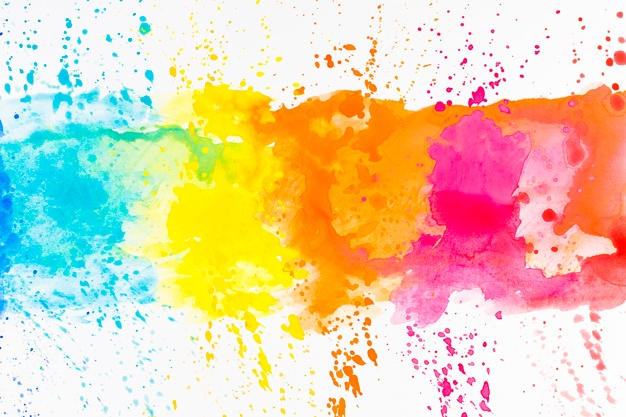
//> input picture Filters/Pictures/123.jpg, 626 x 417 px
$ ./NetWork_C__   (built with g++ and OpenCV 4)
//> lines starting //> are read from the running program, lines starting //| are printed output that depends on the picture; after the words box and inside, x2 and y2 are one past the last pixel; in counts of white or black regions, pixels touching at a corner belong together
### NetWork_C++/NetWork_C++/Cluster.h
#pragma once
#include <vector>
#include <opencv2\core.hpp>

using namespace std;

#define MAX_ITER 5
#define CLUSTER_N 7

struct POINT
{
	int _x, _y;
	int _r, _g, _b;
	float _lambda_1, _lambda_2;
	POINT();
	void setValues(int x, int y, float lambda_1, float lambda_2);
	float getMin();
	~POINT();
};

class Cluster
{
private:
	vector<POINT> _cluster;
	int _X_center;
	int _Y_center;
	POINT _Center;
public:
	Cluster();
	void setPOINT(POINT point);
	void setCenter(POINT point);
	void deleteElements();
	POINT getPOINT(int iterator);
	POINT getCenter();
	static POINT * kMeans(vector <int> data_x, vector <int> data_y, Cluster * cluster);
	static POINT * kMeansImage(IplImage * image, Cluster * cluster);
	int getCenter_x();
	int getCenter_y();
	int getSize();
	~Cluster();
};

### NetWork_C++/NetWork_C++/Neuron.h
#pragma once

enum Weights {
	weight_1,
	weight_2,
	weight_3
};

struct Neuron
{
	float *_weight;
	float _bias;
	float _value;

	Neuron();
	void setWeight(float * weight);
	void setBias(float bias);
	void feedForward(float * input_data, int input_size);
	void feedForward(Neuron * input_data, int input_size);
	~Neuron();
};

### NetWork_C++/NetWork_C++/NetWork.h
#pragma once
#include "Neuron.h"

struct NeuralNetwork
{
	Neuron * _data_layer_1;
	Neuron * _data_layer_2;
	Neuron * _data_layer_3;

	NeuralNetwork();
	NeuralNetwork(Neuron *layer_1, Neuron * layer_2, Neuron * layer_3);
	void defineLayer(float * input_data, float ** weight, int layer_size, int input_size, int layer_Number);
	void defineLayer(Neuron * input_data, float ** weight, int layer_size, int input_size, int layer_Number);
	float ** Weight(Weights type);

	~NeuralNetwork();
};

### NetWork_C++/NetWork_C++/pch.h
// Tips for Getting Started:
//   1. Use the Solution Explorer window to add/manage files
//   2. Use the Team Explorer window to connect to source control
//   3. Use the Output window to see build output and other messages
//   4. Use the Error List window to view errors
//   5. Go to Project > Add New Item to create new code files, or Project > Add Existing Item to add existing code files to the project
//   6. In the future, to open this project again, go to File > Open > Project and select the .sln file

#ifndef PCH_H
#define PCH_H

// TODO: add headers that you want to pre-compile here

#endif //PCH_H

### NetWork_C++/NetWork_C++/Cluster.cpp
#include "pch.h"
#include "Cluster.h"
#include <iostream>
#include <time.h>

POINT::POINT()
{
	this->_x = 0;
	this->_y = 0;
	this->_lambda_1 = 0;
	this->_lambda_2 = 0;
}

// [15 lines left out: functions setValues, getMin, not called in this run]

POINT::~POINT() { }

Cluster::Cluster()
{
	this->_cluster = {};
	this->_X_center = 0;
	this->_Y_center = 0;
}


int Cluster::getSize()
{
	return this->_cluster.size();
}

POINT Cluster::getPOINT(int iterator)
{
	return _cluster[iterator];
}

POINT Cluster::getCenter()
{
	return this->_Center;
}

// [100 lines left out: function kMeans, not called in this run]

/*
POINT * Cluster::kMeansImage(IplImage * image, Cluster * cluster)
{
	int h = image->height;
	int w = image->width;

	CvMat* img = cvCreateMat(h, w, CV_32FC3);
	cvConvert(image, img);

	POINT * center = new POINT[CLUSTER_N];

	for (int i = 0; i < CLUSTER_N; i++)
	{
		center[i]._x = rand() % image->width;
		center[i]._y = rand() % image->height;
		center[i]._r = 0;
		center[i]._g = 0;
		center[i]._b = 0;

		cluster[i].setCenter(center[i]);
	}
	for (int iter = 0; iter < MAX_ITER; iter++)
	{

		for (int i = 0; i < CLUSTER_N; i++)
			cluster[i].deleteElements();

		for (int i = 0; i < h; i++)
		{
			for (int j = 0; j < w; j++)
			{
				int r_c = cluster[0].getCenter()._r;
				int g_c = cluster[0].getCenter()._g;
				int b_c = cluster[0].getCenter()._b;

				int _cl = 0;

				int im_b = cvGet2D(img, i, j).val[0];
				int im_g = cvGet2D(img, i, j).val[1];
				int im_r = cvGet2D(img, i, j).val[2];

				float min = sqrt(pow(b_c - im_b, 2) + pow(g_c - im_g, 2) + pow(r_c - im_r, 2));

				for (int k = 1; k < CLUSTER_N; k++)
				{
					if (sqrt(pow(cluster[k].getCenter()._b - im_b, 2) + pow(cluster[k].getCenter()._g - im_g, 2) + pow(cluster[k].getCenter()._r - im_r, 2)) < min)
					{
						min = sqrt(pow(cluster[k].getCenter()._b - im_b, 2) + pow(cluster[k].getCenter()._g - im_g, 2) + pow(cluster[k].getCenter()._r - im_r, 2));
						_cl = k;
					}
				}

				POINT p = POINT();

				p._x = j;
				p._y = i;
				p._b = im_b;
				p._g = im_g;
				p._r = im_r;

				cluster[_cl].setPOINT(p);
			}
		}

		for (int i = 0; i < CLUSTER_N; i++)
		{
			int x_mean = 0;
			int y_mean = 0;

			for (int j = 0; j < cluster[i].getSize(); j++)
			{
				x_mean += cluster[i].getPOINT(j)._x;
				y_mean += cluster[i].getPOINT(j)._y;
			}

			try
			{
				if (cluster[i].getSize() == 0)
					throw "ERROR";

				x_mean = int(x_mean / cluster[i].getSize());
				y_mean = int(y_mean / cluster[i].getSize());
			}
			catch (const char * massage)
			{
				cout << massage;
			}

			POINT p_new = POINT();
			p_new._x = x_mean;
			p_new._y = y_mean;

			cluster[i].setCenter(p_new);

		}

		for (int i = 0; i < CLUSTER_N; i++)
		{
			center[i]._x = cluster[i].getCenter_x();
			center[i]._y = cluster[i].getCenter_y();
		}
	}
	return center;
}

*/

POINT * Cluster::kMeansImage(IplImage * image, Cluster * cluster)
{
	int h = image->height;
	int w = image->width;

	CvMat* img = cvCreateMat(h, w, CV_32FC3);
	cvConvert(image, img);

	POINT * center = new POINT[CLUSTER_N];

	/*
	int x_0 = 10;
	int y_0 = 10;
	center[0]._x = x_0;
	center[0]._y = y_0;
	center[0]._r = cvGet2D(img, y_0, x_0).val[0];
	center[0]._g = cvGet2D(img, y_0, x_0).val[1];
	center[0]._b = cvGet2D(img, y_0, x_0).val[2];
	cluster[0].setCenter(center[0]);

	int x_1 = 250;
	int y_1 = 100;
	center[1]._x = 250;
	center[1]._y = 100;
	center[1]._r = cvGet2D(img, y_1, x_1).val[0];
	center[1]._g = cvGet2D(img, y_1, x_1).val[1];
	center[1]._b = cvGet2D(img, y_1, x_1).val[2];
	cluster[1].setCenter(center[1]);

	int x_2 = 300;
	int y_2 = 300;
	center[2]._x = x_2;
	center[2]._y = y_2;
	center[2]._r = cvGet2D(img, y_2, x_2).val[0];
	center[2]._g = cvGet2D(img, y_2, x_2).val[1];
	center[2]._b = cvGet2D(img, y_2, x_2).val[2];
	cluster[2].setCenter(center[2]);
	*/

	for (int i = 0; i < CLUSTER_N; i++)
	{
		//srand(time(0));
		int x = rand() % image->width;
		int y = rand() % image->height;
		center[i]._x = x;
		center[i]._y = y;
		center[i]._r = cvGet2D(img, y, x).val[0];
		center[i]._g = cvGet2D(img, y, x).val[1];
		center[i]._b = cvGet2D(img, y, x).val[2];

		cluster[i].setCenter(center[i]);
	}


	for (int iter = 0; iter < MAX_ITER; iter++)
	{
		for (int i = 0; i < CLUSTER_N; i++)
			cluster[i].deleteElements();

		for (int i = 0; i < h; i++)
		{
			for (int j = 0; j < w; j++)
			{
				int r_c = cluster[0].getCenter()._r;
				int g_c = cluster[0].getCenter()._g;
				int b_c = cluster[0].getCenter()._b;

				int _cl = 0;

				int im_b = cvGet2D(img, i, j).val[0];
				int im_g = cvGet2D(img, i, j).val[1];
				int im_r = cvGet2D(img, i, j).val[2];

				float min = sqrt(pow(b_c - im_b, 2) + pow(g_c - im_g, 2) + pow(r_c - im_r, 2));

				for (int k = 1; k < CLUSTER_N; k++)
				{
					if (sqrt(pow(cluster[k].getCenter()._b - im_b, 2) + pow(cluster[k].getCenter()._g - im_g, 2) + pow(cluster[k].getCenter()._r - im_r, 2)) < min)//Problem with center
					{
						min = sqrt(pow(cluster[k].getCenter()._b - im_b, 2) + pow(cluster[k].getCenter()._g - im_g, 2) + pow(cluster[k].getCenter()._r - im_r, 2));
						_cl = k;
					}
				}

				POINT p = POINT();

				p._x = j;
				p._y = i;
				p._b = im_b;
				p._g = im_g;
				p._r = im_r;

				cluster[_cl].setPOINT(p);
			}
		}

		for (int i = 0; i < CLUSTER_N; i++)
		{
			int r_mean = 0;
			int g_mean = 0;
			int b_mean = 0;
			int x_mean = 0;
			int y_mean = 0;

			for (int j = 0; j < cluster[i].getSize(); j++)
			{
				x_mean += cluster[i].getPOINT(j)._x;
				y_mean += cluster[i].getPOINT(j)._y;
				r_mean += cluster[i].getPOINT(j)._r;
				g_mean += cluster[i].getPOINT(j)._g;
				b_mean += cluster[i].getPOINT(j)._b;
			}

			try
			{
				if (cluster[i].getSize() == 0)
					throw "ERROR";

				x_mean = int(x_mean / cluster[i].getSize());
				y_mean = int(y_mean / cluster[i].getSize());
				r_mean = int(r_mean / cluster[i].getSize());
				g_mean = int(g_mean / cluster[i].getSize());
				b_mean = int(b_mean / cluster[i].getSize());
			}
			catch (const char * massage)
			{
				cout << massage;
			}

			POINT p_new = POINT();
			p_new._x = x_mean;
			p_new._y = y_mean;
			p_new._r = r_mean;
			p_new._g = g_mean;
			p_new._b = b_mean;

			cluster[i].setCenter(p_new);

		}

		for (int i = 0; i < CLUSTER_N; i++)
		{
			center[i]._x = cluster[i].getCenter()._x;
			center[i]._y = cluster[i].getCenter()._y;
			center[i]._r = cluster[i].getCenter()._r;
			center[i]._g = cluster[i].getCenter()._g;
			center[i]._b = cluster[i].getCenter()._b;
		}
	}

	return center;
}

// [9 lines left out: functions getCenter_x, getCenter_y, not called in this run]

void Cluster::setCenter(POINT point)
{
	_X_center = point._x;
	_Y_center = point._y;
	this->_Center = point;
}

void Cluster::deleteElements()
{
	this->_cluster.erase(this->_cluster.begin(), this->_cluster.end());
}

void Cluster::setPOINT(POINT point)
{
	_cluster.push_back(point);
}

Cluster::~Cluster()
{
	this->_cluster.erase(this->_cluster.begin(), this->_cluster.end());
}

### NetWork_C++/NetWork_C++/NetWork_C++.cpp
#include "pch.h"
#include <iostream>
#include <fstream>
#include <opencv2\core.hpp>
#include <opencv2\highgui.hpp>
#include <opencv2\imgcodecs.hpp>
#include "opencv2\imgproc\imgproc.hpp"
#include "opencv2\shape.hpp"
#include "opencv2\highgui\highgui.hpp"
#include "opencv2\video.hpp"
#include "NetWork.h"
#include "Cluster.h"
#include "time.h"

/*
	IplImage * image = nullptr;
	image = cvLoadImage("C:/Users/dimap/source/repos/FIlters/Pictures/ordos.jpg");

	int h = image->height, w = image->width;
	float *data = Gray(image);

	int in_size = 9;
	int layer_size_1 = 8;
	int layer_size_2 = 12;
	int layer_size_3 = 3;

	int layer = 0;

	POINT * point = new POINT[(h - 2) * (w - 2)];

	Cluster cluster1 = Cluster();
	Cluster cluster2 = Cluster();
	Cluster cluster3 = Cluster();

	Neuron * layer_1 = new Neuron[layer_size_1];
	Neuron * layer_2 = new Neuron[layer_size_2];
	Neuron * layer_3 = new Neuron[layer_size_3];

	NeuralNetwork netWork = NeuralNetwork(layer_1, layer_2, layer_3);

	float ** w_1 = netWork.Weight(weight_1);
	float ** w_3 = netWork.Weight(weight_3);

	for (int i = 0; i < h - 2; i++)
	{
		for (int j = 0; j < w - 2; j++)
		{
			float *input_data = new float[9];
			for (int k = 0; k < 3; k++)
				for (int l = 0; l < 3; l++)
					input_data[k * 3 + l] = data[(i * w + j) + (k * w + l)];

			try
			{
				netWork.defineLayer(input_data, w_1, layer_size_1, in_size, layer = 1);
			}
			catch (const char* massage)
			{
				cout << massage << endl;
			}

			float ** w_2 = netWork.Weight(weight_2);

			try
			{
				netWork.defineLayer(netWork._data_layer_1, w_2, layer_size_2, layer_size_1, layer = 2);
			}
			catch (const char* massage)
			{
				cout << massage << endl;
			}

			try
			{
				netWork.defineLayer(netWork._data_layer_2, w_3, layer_size_3, layer_size_2, layer = 3);
			}
			catch (const char* massage)
			{
				cout << massage << endl;
			}

			float a11 = netWork._data_layer_3[0]._value;
			float a12 = netWork._data_layer_3[1]._value;
			float a22 = netWork._data_layer_3[2]._value;

			float lambda_1 = 0.5 * (a11 + a22) + sqrt(pow(((a11 + a22) / 2), 2) - (a11 * a22 - a12 * a12));
			float lambda_2 = 0.5 * (a11 + a22) - sqrt(pow(((a11 + a22) / 2), 2) - (a11 * a22 - a12 * a12));

			point[i * (w - 2) + j].setValues(j, i, lambda_1, lambda_2);

			if (point[i * (w - 2) + j].getMin() < 30)
				cluster1.setPOINT(point[i * (w - 2) + j]);
			else
			{
				POINT empty_point = POINT();
				cluster1.setPOINT(empty_point);
			}

			if ((point[i * (w - 2) + j].getMin() >= 30) && (point[i * (w - 2) + j].getMin() < 200))
				cluster2.setPOINT(point[i * (w - 2) + j]);
			else
			{
				POINT empty_point = POINT();
				cluster2.setPOINT(empty_point);
			}

			if (point[i * (w - 2) + j].getMin() >= 200)
				cluster3.setPOINT(point[i * (w - 2) + j]);
			else
			{
				POINT empty_point = POINT();
				cluster3.setPOINT(empty_point);
			}
		}
	}

	cout << cluster1.getCenter_x() << endl;

	netWork.~NeuralNetwork();

	IplImage * cluster_1 = Color(cluster1, h - 2, w - 2);
	IplImage * cluster_2 = Color(cluster2, h - 2, w - 2);
	IplImage * cluster_3 = Color(cluster3, h - 2, w - 2);

	cvShowImage("G0", cluster_1);
	cvShowImage("G1", cluster_2);
	cvShowImage("G2", cluster_3);

	cvWaitKey();
	*/

using namespace std;

// [67 lines left out: functions Gray, Color, show_Data, not called in this run]

IplImage * Image_Centers(IplImage * img, POINT * point)
{

	int h = img->height;
	int w = img->width;

	CvMat* image = cvCreateMat(h, w, CV_32FC3);
	cvConvert(img, image);

	cv::Mat a(h, w, CV_8UC3, cvScalar(0, 0, 0));

	for (int i = 0; i < h; i++)
	{
		for (int j = 0; j < w; j++)
		{
			a.at<cv::Vec3b>(i, j)[0] = cvGet2D(image, i, j).val[0];
			a.at<cv::Vec3b>(i, j)[1] = cvGet2D(image, i, j).val[1];
			a.at<cv::Vec3b>(i, j)[2] = cvGet2D(image, i, j).val[2];
		}
	}

	for (int i = 0; i < CLUSTER_N; i++)
	{
		int x_c = point[i]._x;
		int y_c = point[i]._y;
		a.at<cv::Vec3b>(y_c, x_c)[0] = point[i]._r;
		a.at<cv::Vec3b>(y_c, x_c)[1] = point[i]._g;;
		a.at<cv::Vec3b>(y_c, x_c)[2] = point[i]._b;;

		cv::Point pt1(x_c - 50, y_c - 50);
		cv::Point pt2(x_c + 50, y_c + 50);
		cv::rectangle(a, pt1, pt2, cv::Scalar(255, 0, 0));
	}

	IplImage* result = cvCloneImage(&(IplImage)a);
	return result;
}

// [23 lines left out: function showClusters, not called in this run]

IplImage * showCl(Cluster * cluster, IplImage * image)
{
	cv::Mat img(image->height, image->width, CV_8UC3, cvScalar(0, 0, 0));

	for (int i = 0; i < CLUSTER_N; i++)
	{
		int first = rand() % 255;
		int second = rand() % 255;
		int third = rand() % 255;
		for (int j = 0; j < cluster[i].getSize(); j++)
		{
			int x = cluster[i].getPOINT(j)._x;
			int y = cluster[i].getPOINT(j)._y;

			img.at<cv::Vec3b>(y, x)[0] = first;
			img.at<cv::Vec3b>(y, x)[1] = second;;
			img.at<cv::Vec3b>(y, x)[2] = third;;
		}
	}

	for (int i = 0; i < CLUSTER_N; i++)
	{
		int x_c = cluster[i].getCenter()._x;
		int y_c = cluster[i].getCenter()._y;
		img.at<cv::Vec3b>(y_c, x_c)[0] = 0;
		img.at<cv::Vec3b>(y_c, x_c)[1] = 0;
		img.at<cv::Vec3b>(y_c, x_c)[2] = 0;
	}

	IplImage* result = cvCloneImage(&(IplImage)img);
	return result;
}


int main()
{
	/*
	IplImage * image = nullptr;
	image = cvLoadImage("C:/Users/dimap/source/repos/FIlters/Pictures/ordos.jpg");

	int h = image->height, w = image->width;
	float *data = Gray(image);

	int in_size = 9;
	int layer_size_1 = 8;
	int layer_size_2 = 12;
	int layer_size_3 = 3;

	int layer = 0;

	POINT * point = new POINT[(h - 2) * (w - 2)];

	Cluster cluster1 = Cluster();
	Cluster cluster2 = Cluster();
	Cluster cluster3 = Cluster();

	Neuron * layer_1 = new Neuron[layer_size_1];
	Neuron * layer_2 = new Neuron[layer_size_2];
	Neuron * layer_3 = new Neuron[layer_size_3];

	NeuralNetwork netWork = NeuralNetwork(layer_1, layer_2, layer_3);

	float ** w_1 = netWork.Weight(weight_1);
	float ** w_3 = netWork.Weight(weight_3);

	for (int i = 0; i < h - 2; i++)
	{
		for (int j = 0; j < w - 2; j++)
		{
			float *input_data = new float[9];
			for (int k = 0; k < 3; k++)
				for (int l = 0; l < 3; l++)
					input_data[k * 3 + l] = data[(i * w + j) + (k * w + l)];

			try
			{
				netWork.defineLayer(input_data, w_1, layer_size_1, in_size, layer = 1);
			}
			catch (const char* massage)
			{
				cout << massage << endl;
			}

			float ** w_2 = netWork.Weight(weight_2);

			try
			{
				netWork.defineLayer(netWork._data_layer_1, w_2, layer_size_2, layer_size_1, layer = 2);
			}
			catch (const char* massage)
			{
				cout << massage << endl;
			}

			try
			{
				netWork.defineLayer(netWork._data_layer_2, w_3, layer_size_3, layer_size_2, layer = 3);
			}
			catch (const char* massage)
			{
				cout << massage << endl;
			}

			float a11 = netWork._data_layer_3[0]._value;
			float a12 = netWork._data_layer_3[1]._value;
			float a22 = netWork._data_layer_3[2]._value;

			float lambda_1 = 0.5 * (a11 + a22) + sqrt(pow(((a11 + a22) / 2), 2) - (a11 * a22 - a12 * a12));
			float lambda_2 = 0.5 * (a11 + a22) - sqrt(pow(((a11 + a22) / 2), 2) - (a11 * a22 - a12 * a12));

			point[i * (w - 2) + j].setValues(j, i, lambda_1, lambda_2);

			if (point[i * (w - 2) + j].getMin() < 30)
				cluster1.setPOINT(point[i * (w - 2) + j]);
			else
			{
				POINT empty_point = POINT();
				cluster1.setPOINT(empty_point);
			}

			if ((point[i * (w - 2) + j].getMin() >= 30) && (point[i * (w - 2) + j].getMin() < 200))
				cluster2.setPOINT(point[i * (w - 2) + j]);
			else
			{
				POINT empty_point = POINT();
				cluster2.setPOINT(empty_point);
			}

			if (point[i * (w - 2) + j].getMin() >= 200)
				cluster3.setPOINT(point[i * (w - 2) + j]);
			else
			{
				POINT empty_point = POINT();
				cluster3.setPOINT(empty_point);
			}
		}
	}

	cout << cluster1.getCenter_x() << endl;

	netWork.~NeuralNetwork();

	IplImage * cluster_1 = Color(cluster1, h - 2, w - 2);
	IplImage * cluster_2 = Color(cluster2, h - 2, w - 2);
	IplImage * cluster_3 = Color(cluster3, h - 2, w - 2);

	cvShowImage("G0", cluster_1);
	cvShowImage("G1", cluster_2);
	cvShowImage("G2", cluster_3);

	cvWaitKey();
	*/

	/*
	vector<int> x;
	vector<int> y;

	fstream file;
	file.open("C:/Users/dimap/PythonProjects/123.csv", ios::in);

	string line;

	while (getline(file, line, '\n'))
	{
		string tempLine_1;
		string tempLine_2;
		for (int i = 0; i < line.size(); i++)
		{
			if (line[i] == ',')
			{
				for (int j = i + 1; j < line.size(); j++)
					tempLine_2 += line[j];
				break;

			}
			tempLine_1 += line[i];
		}
		x.push_back(int(atof(tempLine_1.c_str())) / 1000);

		if ((int(atof(tempLine_2.c_str())) / 10) > 1000)
			y.push_back(int(atof(tempLine_2.c_str())) / 1000);
		else
			y.push_back(int(atof(tempLine_2.c_str())) / 10);
	}

	file.close();

	Cluster * cluster = new Cluster[CLUSTER_N];
	POINT * point = new POINT[CLUSTER_N];

	point = Cluster::kMeans(x, y, cluster);

	IplImage * cluster_img = show_Data(x, y, point);
	cvShowImage("CLUSTER", cluster_img);

	IplImage * a = showClusters(cluster);
	cvShowImage("CLUS", a);
	*/


	IplImage * image = nullptr;
	image = cvLoadImage("C:/Users/dimap/source/repos/FIlters/Pictures/123.jpg");
//> image is the input picture: 417 rows x 626 cols, CV_8UC3; mean B, G, R 174.4, 207.6, 230.5

	POINT * point = new POINT[CLUSTER_N];
	Cluster * cluster = new Cluster[CLUSTER_N];

	point = Cluster::kMeansImage(image, cluster);

	IplImage * cluster_data = showCl(cluster, image);
//> after the loop in showCl, `for (int i = 0; i < CLUSTER_N; i++)`:
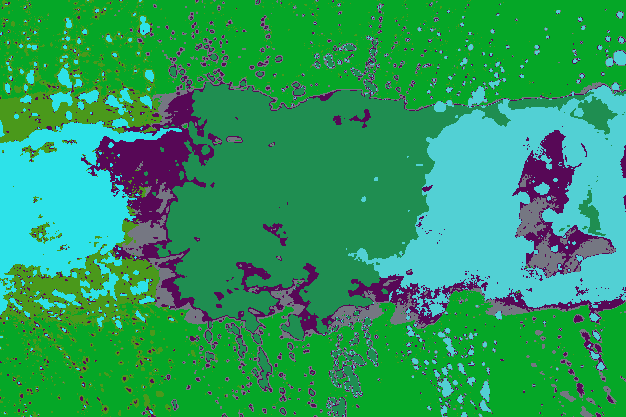
//> img: 417 rows x 626 cols, CV_8UC3; mean B, G, R 93.7, 154.8, 41.6
//> the loop in showCl, `for (int i = 0; i < CLUSTER_N; i++)` made 7 passes
//> (x_c, y_c) on passes 1 to 7: (65, 195), (309, 198), (308, 217), (326, 209), (511, 208), (356, 240), (92, 205)
	IplImage * cl_detect = Image_Centers(image, point);
//> the loop in Image_Centers, `for (int i = 0; i < CLUSTER_N; i++)` made 7 passes
//> (x_c, y_c, pt1, pt2) on passes 1 to 7: (65, 195, Point(15, 145), Point(115, 245)), (309, 198, Point(259, 148), Point(359, 248)), (308, 217, Point(258, 167), Point(358, 267)), (326, 209, Point(276, 159), Point(376, 259)), (511, 208, Point(461, 158), Point(561, 258)), (356, 240, Point(306, 190), Point(406, 290)), (92, 205, Point(42, 155), Point(142, 255))
//> after the loop in Image_Centers, `for (int i = 0; i < CLUSTER_N; i++)`:
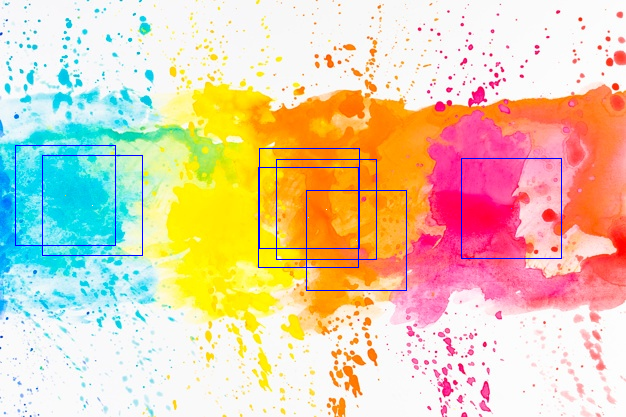
//> a: 417 rows x 626 cols, CV_8UC3; 1.07% of pixels changed, all inside (x1, y1, x2, y2) = (15, 145, 562, 291)

	cvShowImage("CLUSTERS", cluster_data);
	cvShowImage("123", cl_detect);


	cvWaitKey();

	return 0;
}

$ run again, with Filters/Pictures/apple1.jpg copied over Filters/Pictures/123.jpg
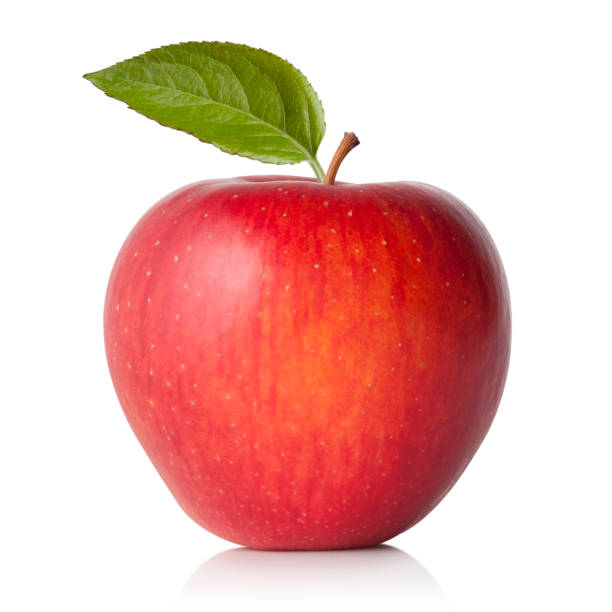
//> input picture Filters/Pictures/apple1.jpg, 612 x 612 px
//> image is the input picture: 612 rows x 612 cols, CV_8UC3; mean B, G, R 178.8, 185.1, 234.3
//> after the loop in showCl, `for (int i = 0; i < CLUSTER_N; i++)`:
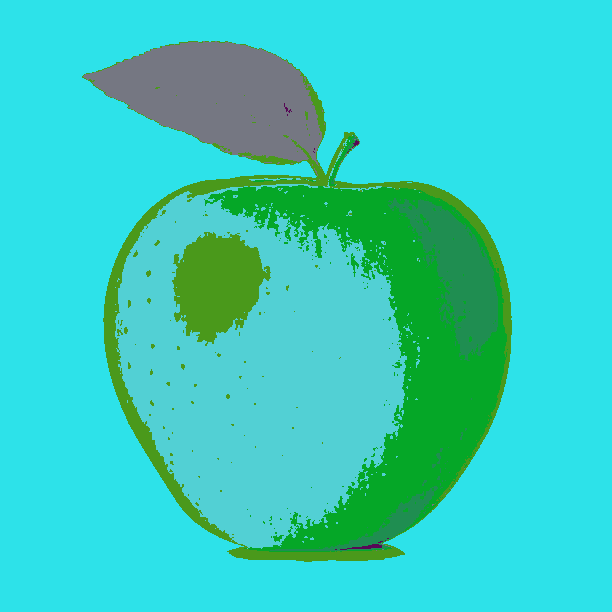
//> img: 612 rows x 612 cols, CV_8UC3; mean B, G, R 192, 206.3, 52.7
//> the loop in showCl, `for (int i = 0; i < CLUSTER_N; i++)` made 7 passes
//> (x_c, y_c) on passes 1 to 7: (310, 294), (443, 320), (352, 411), (394, 350), (263, 371), (220, 97), (249, 308)
//> the loop in Image_Centers, `for (int i = 0; i < CLUSTER_N; i++)` made 7 passes
//> (x_c, y_c, pt1, pt2) on passes 1 to 7: (310, 294, Point(260, 244), Point(360, 344)), (443, 320, Point(393, 270), Point(493, 370)), (352, 411, Point(302, 361), Point(402, 461)), (394, 350, Point(344, 300), Point(444, 400)), (263, 371, Point(213, 321), Point(313, 421)), (220, 97, Point(170, 47), Point(270, 147)), (249, 308, Point(199, 258), Point(299, 358))
//> after the loop in Image_Centers, `for (int i = 0; i < CLUSTER_N; i++)`:
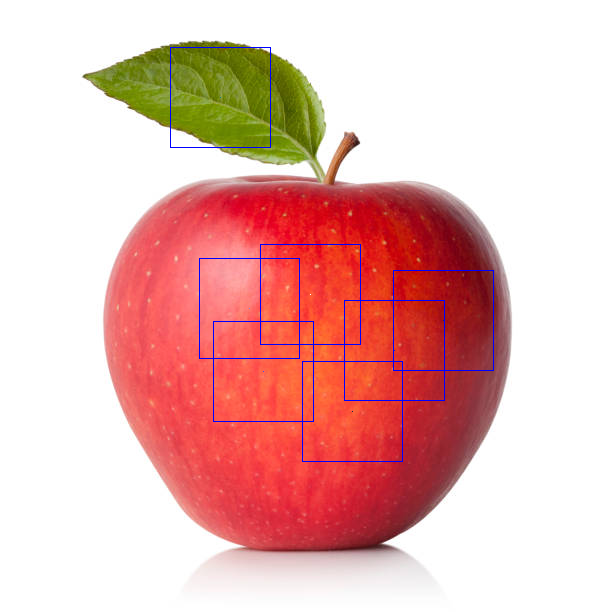
//> a: 612 rows x 612 cols, CV_8UC3; 0.75% of pixels changed, all inside (x1, y1, x2, y2) = (170, 47, 494, 462)
